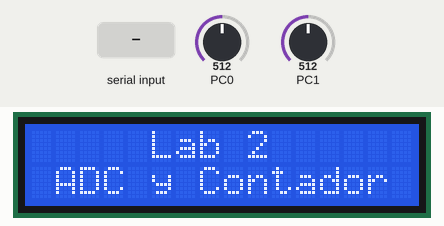
This program was run on a simulated ATmega328P, built with avr-gcc and emulated at 16 MHz. Parts: 16×2 character LCD. Wiring (inferred from the names in the program): character LCD (HD44780): RS PB0; E PB1; data PB2, PB3, PD2, PD3, PD4, PD5, PD6, PD7. The test bench sets the inputs (shaded band); at power-on: PC0 = 512, PC1 = 512. What the program prints to the serial monitor is not drawn.

Above: at 1.2 s.
1.3 s: PC0 set to 716
At 2.8 s:
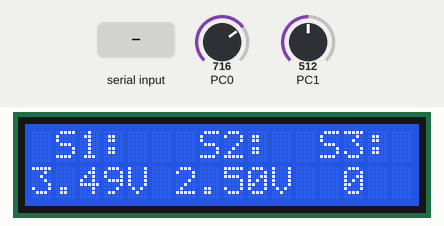
3.5 s: PC1 set to 716
At 4.4 s:
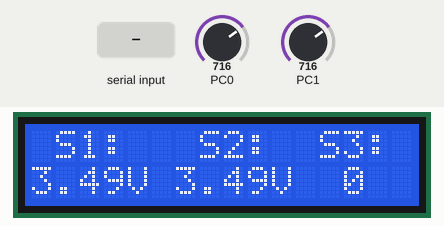
5.1 s: "+" received over Serial
At 6.0 s:
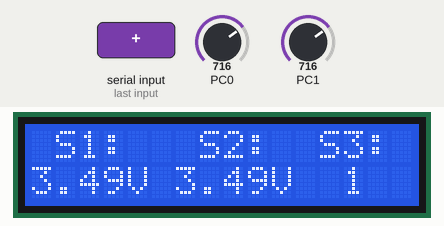
6.7 s: PC0 set to 900
At 7.7 s:
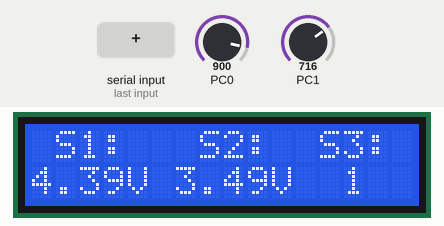
8.3 s: "-" received over Serial
At 9.3 s:
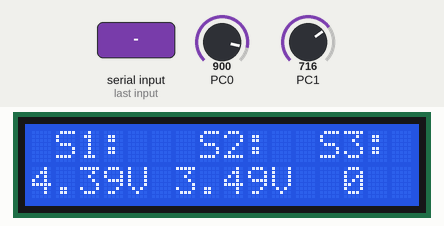
9.9 s: PC1 set to 900
At 10.9 s:
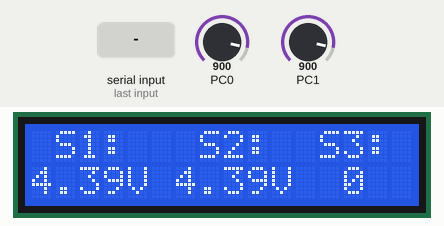
Timing chart, 0 to 12.9 s (numbered marks = the images above; inputs shaded):
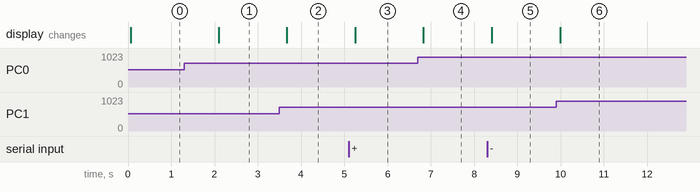

The program:

main.c
```c
// Fernando Guzman
//24734
//MAIN
//Laboratorio 2   ADC y CONTADOR


#define F_CPU 16000000UL   // Nano corre a 16MHz, esto lo necesitan lcd.c y adc.c para calcular sus tiempos bien(ojó también hay que configurar la frecuencia no solo en progra, se vió que también hay
//que configurarla en Microchip, en configuraciones.

#include <avr/io.h>
#include <util/delay.h>
#include <stdio.h>
#include "lcd.h"
#include "adc.h"
#include <avr/interrupt.h>   // necesario para usar ISR() y sei()
#include "uart.h"             // la nueva librería que agregamos
volatile uint16_t contador = 0; //

//Esta funcion NO se llama nunca a mano: el hardware la ejecuta solo,
// automaticamente, cada vez que llega un byte nuevo por el UART.
// Aqui es donde revisamos si lo que llego fue '+' o '-
ISR(USART_RX_vect)
{
	char recibido = UDR0;   // leemos el caracter que acaba de llegar

	if (recibido == '+')
	{
		contador++;
	}
	else if (recibido == '-')
	{
		if (contador > 0)     // nunca lo dejamos bajar de 0
		contador--;
	}
}

int main(void)
{
	ADC_Init();
	LCD_Init();

	UART_Init(9600);
	sei();

	//  Pantalla de bienvenida, se muestra una sola vez al arrancar
	LCD_SetCursor(0, 5);
	LCD_Print("Lab 2");
	LCD_SetCursor(1, 1);
	LCD_Print("ADC y Contador");
	_delay_ms(2000);     // la dejamos un par de segundos en pantalla
	LCD_Clear();          // limpiamos antes de arrancar con las lecturas

	char buffer[8];   // suficiente para 1023 + el nulo del final
	char uart_msg[32];// se define así para contruir el mensaje completo que se manda por uart

	while (1)
	{
		uint16_t lectura = ADC_Read(0);   // Pot 1 esta en A0
		//ahora se cambiará para mostrar el valor de 1023 en voltaje
		//se trabajará en centésimas, esto evitará usar floats y sprintf com %f
		uint16_t voltios_x100 = (( uint32_t) lectura *500)/1023;
		uint8_t entero= voltios_x100 /100;
		uint8_t decimal= voltios_x100 %100;


		sprintf(buffer, "%d.%02dV", entero, decimal);  // lo dejamos tal cual, sin convertir a voltaje

		LCD_SetCursor(0, 1);
		LCD_Print("S1: ");
		LCD_SetCursor(1, 0);
		LCD_Print(buffer);
		LCD_Print("     ");   // espacios de sobra: 1023 tiene mas digitos que 0
		//Acá se usa la misma lógica para el S2
		uint16_t lectura2= ADC_Read(1);
		uint16_t voltios2_x100 = (( uint32_t) lectura2 *500)/1023;
		uint8_t entero2= voltios2_x100 /100;
		uint8_t decimal2= voltios2_x100 %100;


		sprintf(buffer, "%d.%02dV", entero2, decimal2);  // lo dejamos tal cual, sin convertir a voltaje

		LCD_SetCursor(0, 7);
		LCD_Print("S2: ");
		LCD_SetCursor(1, 6);
		LCD_Print(buffer);
		LCD_Print("     ");   // espacios de sobra: 1023 tiene mas


		// Etiqueta y valor de S3 (contador), en columna 11 de cada fila
		LCD_SetCursor(0, 12);
		LCD_Print("S3:");

		sprintf(buffer, "%u", contador);   // el "%u" es por contador es unsigned
		LCD_SetCursor(1, 13);
		LCD_Print(buffer);
		LCD_Print("  ");   // espacios de sobra por si el numero anterior tenia mas digitos

		// ---- Enviar ambas lecturas por UART hacia la PC ----
		sprintf(uart_msg, "S1:%d.%02dV S2:%d.%02dV\r\n", entero, decimal, entero2, decimal2);
		UART_TransmitString(uart_msg);

		_delay_ms(200);
		}
}
```

Adc.c
```c
/*
 * Adc.c
 *
 * Created: 16/07/2026 17:55:03
 *  Author: ferg7
 */

#include "adc.h"

void ADC_Init(void)
{
	// Referencia = AVcc (5V), resultado ajustado a la derecha (modo por defecto)
	ADMUX = (1 << REFS0);

	// Habilitamos el ADC y fijamos el prescaler en 128
	// 16MHz / 128 = 125kHz, que cae dentro del rango recomendado (50-200kHz) para tener precision de 10 bits
	ADCSRA = (1 << ADEN) | (1 << ADPS2) | (1 << ADPS1) | (1 << ADPS0);
}

uint16_t ADC_Read(uint8_t canal)
{
	// Limpiamos los bits de canal anteriores y seleccionamos el canal que nos interesa (A0-A7)
	ADMUX = (ADMUX & 0xF0) | (canal & 0x0F);

	ADCSRA |= (1 << ADSC);              // arrancamos la conversion
	while (ADCSRA & (1 << ADSC));       // esperamos: el bit se pone en 0 solo cuando termina

	return ADC;                         // resultado de 10 bits: 0 - 1023
}
```

Adc.h
```c
/*
 * Adc.h
 *
 * Created: 16/07/2026 17:54:27
 *  Author: ferg7
 */


#ifndef ADC_H_
#define ADC_H_

#include <avr/io.h>

void ADC_Init(void);
uint16_t ADC_Read(uint8_t canal);

#endif
```

Uart.c
```c
/*
 * Uart.c
 *
 * Created: 22/07/2026 23:35:46
 *  Author: ferg7
 */

// Librería recopilada de progras anteriores
#include "uart.h"

// En este caso la recepcion de caracteres (+ y -) no se toma como tal en esta libería.
// Este archivo solo prende el hardware del UART (incluyendo la interrupcion
// de recepcion). La logica de que hacer con cada caracter que llega vive
// en el ISR(USART_RX_vect) que esta en main.c, porque es ahi donde tiene
// sentido tener el  como tal el contador (la variable contador es parte del programa,
// no de esta libreria

void UART_Init(uint32_t baudios)
{
	// Formula estandar del datasheet para calcular el registro UBRR
	// a partir de la velocidad que queremos (baudios)
	uint16_t ubrr = (F_CPU / (16UL * baudios)) - 1;

	UBRR0H = (uint8_t)(ubrr >> 8);
	UBRR0L = (uint8_t)ubrr;

	// TXEN0  = habilita transmision
	// RXEN0  = habilita recepcion
	// RXCIE0 = habilita la interrupcion "llego un dato nuevo" (para no
	//          tener que estar preguntando todo el tiempo si hay algo)
	UCSR0B = (1 << TXEN0) | (1 << RXEN0) | (1 << RXCIE0);

	// 8 bits de datos, sin paridad, 1 bit de stop (el formato "8N1" de toda la vida)
	UCSR0C = (1 << UCSZ01) | (1 << UCSZ00);
}

void UART_TransmitChar(char c)
{
	while (!(UCSR0A & (1 << UDRE0)));  // esperamos a que el buffer de transmision este libre
	UDR0 = c;
}

void UART_TransmitString(const char *str)
{
	while (*str)
	{
		UART_TransmitChar(*str);
		str++;
	}
}
```

Uart.h
```c
/*
 * Uart.h
 *
 * Created: 22/07/2026 23:36:29
 *  Author: ferg7
 */


#ifndef UART_H_
#define UART_H_

#include <avr/io.h>

void UART_Init(uint32_t baudios);
void UART_TransmitChar(char c);
void UART_TransmitString(const char *str);


#endif /* UART_H_ */
```

Lcd.c
```c
/*
 * Lcd.c
 *
 * Created: 16/07/2026 17:53:51
 *  Author: ferg7
 */

#include "lcd.h"
#include <util/delay.h>


// Pequeño ayudante: prende o apaga un pin especifico segun un bit.
// Nos ahorra repetir el if/else ocho veces en LCD_WriteByte.
static void LCD_SetPin(volatile uint8_t *port, uint8_t pin, uint8_t encendido)
{
	if (encendido)
	*port |= (1 << pin);
	else
	*port &= ~(1 << pin);
}

// Genera el pulso de Enable para que la LCD capture lo que dejamos en el bus.
// El datasheet pide un pulso minimo de unos cientos de nanosegundos, con 1us
// nos sobra margen de sobra a 16MHz.
static void LCD_PulseEnable(void)
{
	LCD_E_PORT |= (1 << LCD_E_PIN);
	_delay_us(1);
	LCD_E_PORT &= ~(1 << LCD_E_PIN);
	_delay_us(100);   // le damos tiempo a la LCD de procesar el dato antes de seguir
}

// Escribe el byte completo en el bus de datos, pero ahora pin por pin,
// porque las 8 lineas ya no viven todas en el mismo puerto (D0 y D1
// quedaron en PORTB porque los pines originales del Arduino que usaban
// -D0 y D1- los necesita el UART; D2-D7 se quedaron donde siempre, en PORTD).
static void LCD_WriteByte(uint8_t valor)
{
	LCD_SetPin(&LCD_D0_PORT, LCD_D0_PIN, valor & 0x01);
	LCD_SetPin(&LCD_D1_PORT, LCD_D1_PIN, valor & 0x02);
	LCD_SetPin(&LCD_D2_PORT, LCD_D2_PIN, valor & 0x04);
	LCD_SetPin(&LCD_D3_PORT, LCD_D3_PIN, valor & 0x08);
	LCD_SetPin(&LCD_D4_PORT, LCD_D4_PIN, valor & 0x10);
	LCD_SetPin(&LCD_D5_PORT, LCD_D5_PIN, valor & 0x20);
	LCD_SetPin(&LCD_D6_PORT, LCD_D6_PIN, valor & 0x40);
	LCD_SetPin(&LCD_D7_PORT, LCD_D7_PIN, valor & 0x80);

	LCD_PulseEnable();
}


void LCD_Command(uint8_t cmd)
{
	LCD_RS_PORT &= ~(1 << LCD_RS_PIN);   // RS = 0  lo que mandamos es un comando
	LCD_WriteByte(cmd);

	// Clear display (0x01) y Cursor home (0x02) son mas lentos que el resto de comandos
	if (cmd == 0x01 || cmd == 0x02)
	_delay_ms(2);
	else
	_delay_us(50);
}

void LCD_Data(uint8_t data)
{
	LCD_RS_PORT |= (1 << LCD_RS_PIN);    // RS = 1  lo que mandamos es un caracter a mostrar
	LCD_WriteByte(data);
	_delay_us(50);
}

void LCD_Init(void)
{
	// Cada linea de datos como salida (ya no es un solo DDRD = 0xFF,
	// porque estan repartidas en dos puertos distintos)
	LCD_D0_DDR |= (1 << LCD_D0_PIN);
	LCD_D1_DDR |= (1 << LCD_D1_PIN);
	LCD_D2_DDR |= (1 << LCD_D2_PIN);
	LCD_D3_DDR |= (1 << LCD_D3_PIN);
	LCD_D4_DDR |= (1 << LCD_D4_PIN);
	LCD_D5_DDR |= (1 << LCD_D5_PIN);
	LCD_D6_DDR |= (1 << LCD_D6_PIN);
	LCD_D7_DDR |= (1 << LCD_D7_PIN);

	// RS y E como salida, arrancamos ambos en bajo
	LCD_RS_DDR |= (1 << LCD_RS_PIN);
	LCD_E_DDR  |= (1 << LCD_E_PIN);
	LCD_RS_PORT &= ~(1 << LCD_RS_PIN);
	LCD_E_PORT  &= ~(1 << LCD_E_PIN);

	_delay_ms(50);   // power-on reset interno de la LCD (el datasheet pide alago minimo 15ms,
	// aqui le damos bastante mas margen mientras depuramos)

	// Secuencia de inicializacion acá en 8 bits segun el datasheet del HD44780.
	// Mandamos el Function Set tres veces seguidas: es la forma recomendada
	// por el fabricante para "resincronizar" la LCD si por algun motivo
	// quedo en un estado raro (por ejemplo si el micro se reinicio a medias
	// mientras la LCD ya estaba energizada).
	LCD_Command(0x38);
	_delay_ms(5);
	LCD_Command(0x38);
	_delay_ms(1);
	LCD_Command(0x38);
	_delay_ms(1);

	LCD_Command(0x38);   // Function set: bus 8 bits, 2 lineas, fuente 5x8
	LCD_Command(0x0C);   // Display ON, cursor OFF, sin parpadeo
	LCD_Command(0x01);   // Clear display
	_delay_ms(3);
	LCD_Command(0x06);   // Entry mode: cursor incrementa, sin desplazar la pantalla
}

void LCD_Clear(void)
{
	LCD_Command(0x01);
}

void LCD_SetCursor(uint8_t fila, uint8_t columna)
{
	// Direcciones de memoria DDRAM: la fila 0 arranca en 0x00 y la fila 1 en 0x40
	//en base a información de documentación
	uint8_t direccion = (fila == 0) ? columna : (0x40 + columna);
	LCD_Command(0x80 | direccion);   // 0x80 = comando "Set DDRAM address"
}

void LCD_Print(const char *str)
{
	while (*str)
	{
		LCD_Data(*str);
		str++;
	}
}
```

Lcd.h
```c
/*
 * Lcd.h
 *
 * Created: 16/07/2026 17:52:55
 *  Author: ferg7
 */


#ifndef LCD_H_
#define LCD_H_

#include <avr/io.h>

// Definicion de pines
// Si en algun momento cambia el cableado, solo hay que tocar esto
// y el resto de la libreria sigue funcionando igual.
//
// IMPORTANTE: se tenía un conflicto en pines :ya no usamos PORTD completo. Antes D0-D7 de la LCD
// estaban en PORTD0-PORTD7, pero esos mismos pines (D0/D1 del Arduino)
// los necesita el UART (RXD/TXD), asi que movimos las lineas de datos
// para dejar esos dos pines libres. Cada linea de datos ahora se
// define por separado, para poder repartirlas en distintos puertos.

#define LCD_RS_PORT   PORTB
#define LCD_RS_DDR    DDRB
#define LCD_RS_PIN    PB0        // Arduino D8

#define LCD_E_PORT    PORTB
#define LCD_E_DDR     DDRB
#define LCD_E_PIN     PB1        // Arduino D9

#define LCD_D0_PORT   PORTB
#define LCD_D0_DDR    DDRB
#define LCD_D0_PIN    PB2        // Arduino D10 (antes era D0, se movio por el UART)

#define LCD_D1_PORT   PORTB
#define LCD_D1_DDR    DDRB
#define LCD_D1_PIN    PB3        // Arduino D11 (antes era D1, se movio por el UART)

#define LCD_D2_PORT   PORTD
#define LCD_D2_DDR    DDRD
#define LCD_D2_PIN    PD2        // Arduino D2 (sin cambio)

#define LCD_D3_PORT   PORTD
#define LCD_D3_DDR    DDRD
#define LCD_D3_PIN    PD3        // Arduino D3 (sin cambio)

#define LCD_D4_PORT   PORTD
#define LCD_D4_DDR    DDRD
#define LCD_D4_PIN    PD4        // Arduino D4 (sin cambio)

#define LCD_D5_PORT   PORTD
#define LCD_D5_DDR    DDRD
#define LCD_D5_PIN    PD5        // Arduino D5 (sin cambio)

#define LCD_D6_PORT   PORTD
#define LCD_D6_DDR    DDRD
#define LCD_D6_PIN    PD6        // Arduino D6 (sin cambio)

#define LCD_D7_PORT   PORTD
#define LCD_D7_DDR    DDRD
#define LCD_D7_PIN    PD7        // Arduino D7 (sin cambio)

// Nota: R/W esta amarrado directo a GND en el cableado, por eso no aparece
// ningun pin ni funcion de lectura aqui. Solo escribimos hacia la LCD.

void LCD_Init(void);
void LCD_Command(uint8_t cmd);
void LCD_Data(uint8_t data);
void LCD_SetCursor(uint8_t fila, uint8_t columna);
void LCD_Print(const char *str);
void LCD_Clear(void);

#endif
```

Measured:
- after the input at 1.3 s, the display: changes after 0.79 s (image 1)
- after the input at 3.5 s, the display: changes after 0.17 s (image 2)
- after the input at 5.1 s, the display: changes after 0.15 s (image 3)
- after the input at 6.7 s, the display: changes after 0.13 s (image 4)
- after the input at 8.3 s, the display: changes after 0.11 s (image 5)
- after the input at 9.9 s, the display: changes after 0.09 s (image 6)
